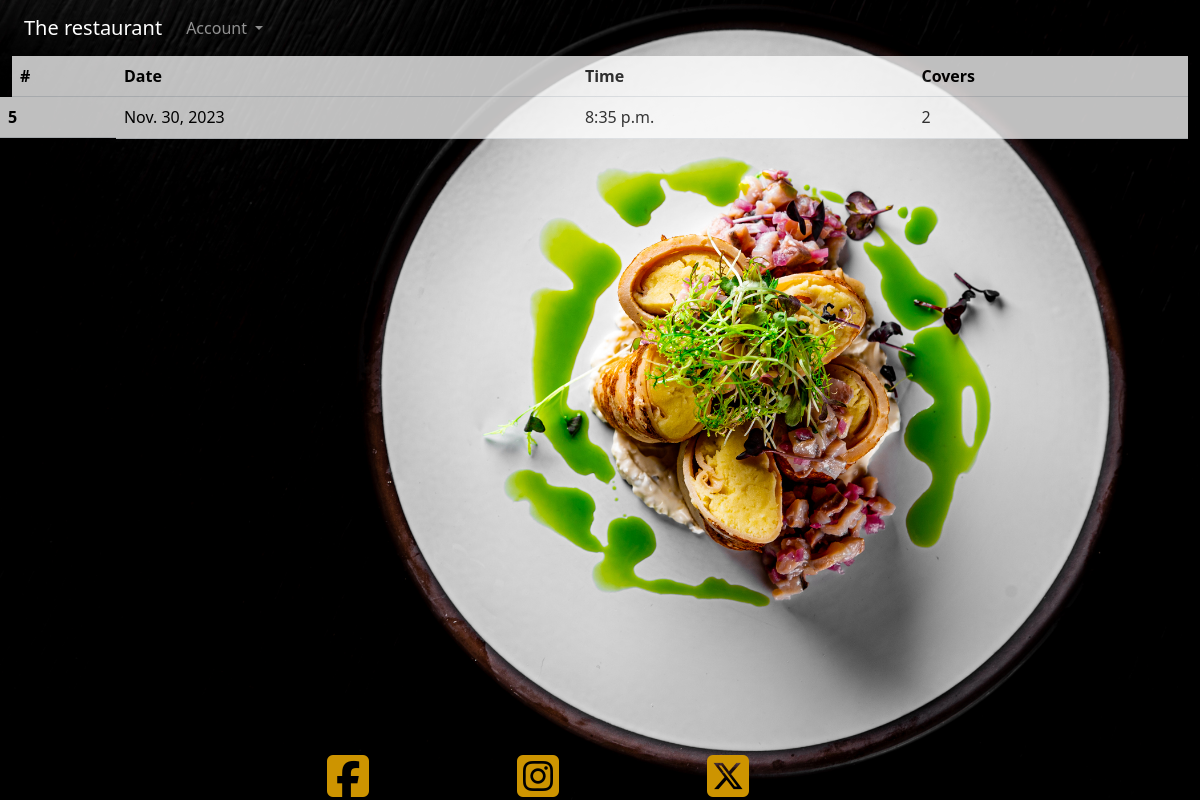
/viewbookings/ (signed in), run on the app's committed database.
### therestaurant/models.py (models this page shows)
class Reservation(models.Model):
    user = models.ForeignKey(User, on_delete=models.CASCADE, null=True)
    first_name = models.CharField(max_length=50, null=False, blank=False)
    last_name = models.CharField(max_length=50, null=False, blank=False)
    email = models.EmailField(null=False, blank=False)
    contact_number = models.IntegerField(null=False, blank=False)
    date = models.DateField(null=False, blank=False)
    time = models.TimeField(null=False, blank=False)
    covers = models.IntegerField(null=False, blank=False)
    table = models.ForeignKey(Table, on_delete=models.CASCADE, default=get_default_table)

### therestaurant/views.py (the view)
# urls.py: path('viewbookings/', get_bookings, name='get_bookings')
def get_bookings(request):
    user_bookings = Reservation.objects.filter(user=request.user)
    return render(request, 'viewbooking/viewbookings.html', {'user_bookings': user_bookings})

### therestaurant/templates/viewbooking/viewbookings.html
{% extends "home/home.html" %}
{% block content %}
<table class="table opacity-75">
    <thead>
        <th scope="col" >#</th>
        <th scope="col" >Date</th>
        <th scope="col" >Time</th>
        <th scope="col" >Covers</th>
    </thead>
    <tbody>
        {% for booking in user_bookings %}
        <tr>
            <th class="row">{{ booking.id }}</th>
            <td>{{ booking.date }}</td>
            <td>{{ booking.time }}</td>
            <td>{{ booking.covers }}</td>
        </tr>
        {% endfor %}
    </tbody>
</table>
{% endblock %}

### data on the page
Reservation: id "5", date "Nov. 30, 2023", time "8:35 p.m.", covers "2"
